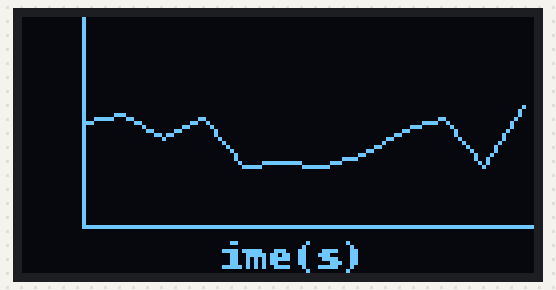
Bench run of a program on a simulated Raspberry Pi (BCM pin numbers). Shown: 128×64 one-colour display. Random numbers come from a fixed seed.

Above: at 0.3 s.
At 4.5 s:
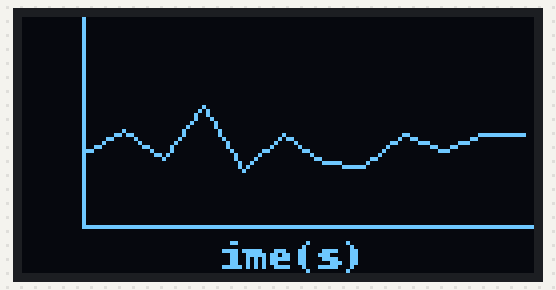
At 8.8 s:
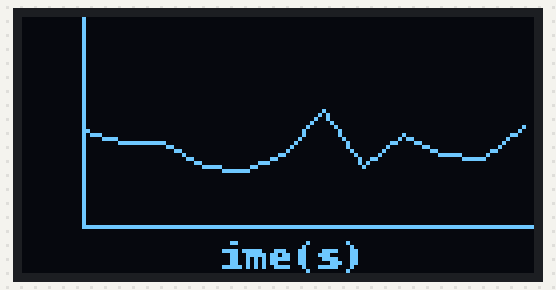
At 19.4 s:
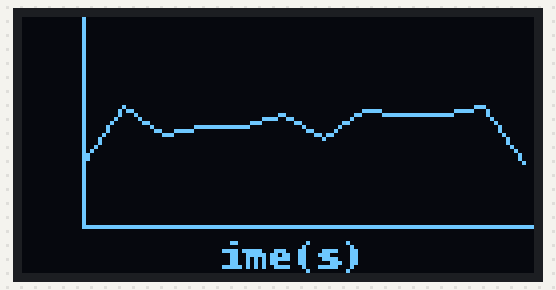
At 27.9 s:
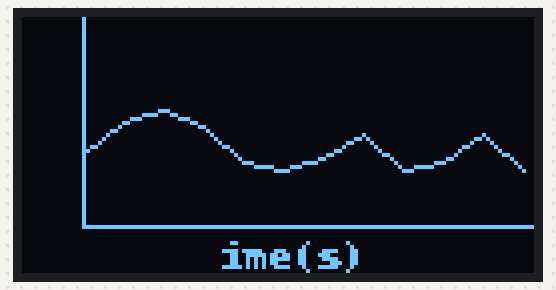
At 38.5 s:
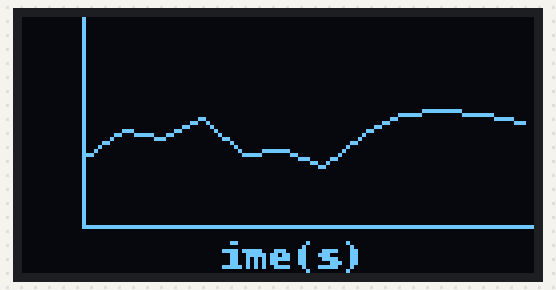

The program:

accel_plot.py
```python
# By Dr. Shields

import Adafruit_SSD1306

from PIL import Image
from PIL import ImageDraw
from PIL import ImageFont
from PIL import ImageOps
from random import randint
from math import floor
from time import sleep

# reset pin for OLED
RST = 24

# make the display
disp = Adafruit_SSD1306.SSD1306_128_64(rst=RST, i2c_address=0x3d)

# Initialize library.
disp.begin()

# Clear display.
disp.clear()
disp.display()

width = disp.width
height = disp.height
height2 = 50
lineSpacing = 13
leftSide = 15
lineBot = 52
xDivs = 12
dx = floor(width/xDivs)

# Load default font and write some text
font = ImageFont.load_default()

# Create image; 1 = Bilevel, L = greyscale, RGB = true color
img1 = Image.new('1', (width, height))
img2 = Image.new('1', (height2, width))

# Create drawing objects on the images
draw1 = ImageDraw.Draw(img1)
draw2 = ImageDraw.Draw(img2)
draw1.text((44,54), 'Time(s)', font=font, fill=255)
draw2.text((0,0), 'a(m/s2)', font=font, fill=255)

while True:
    # font = ImageFont.truetype('AldotheApache.ttf', 15)
    # rotate image2 and then paste onto image1
    rot2 = img2.rotate(90)
    img1.paste(rot2,(0,0,height2,width))
    draw1.rectangle((leftSide+1,0,width,lineBot-1), outline=0, fill=0)
    draw1.line((leftSide,lineBot,width,lineBot),fill=255)
    draw1.line((leftSide,lineBot,leftSide,0),fill=255)
    arr = [0]*(xDivs+1)
    for i in range(0,xDivs):
        arr[i] = 30+randint(0,16)-8
    for i in range(0,(xDivs-1)):
        draw1.line((leftSide+dx*i,arr[i],leftSide+dx*(i+1),arr[i+1]),fill=255)
    disp.image(img1)
    disp.display()
    sleep(2)
```

Measured:
- what the display in image 0 shows lasts 2.2 s, from 0.2 s to 2.4 s
